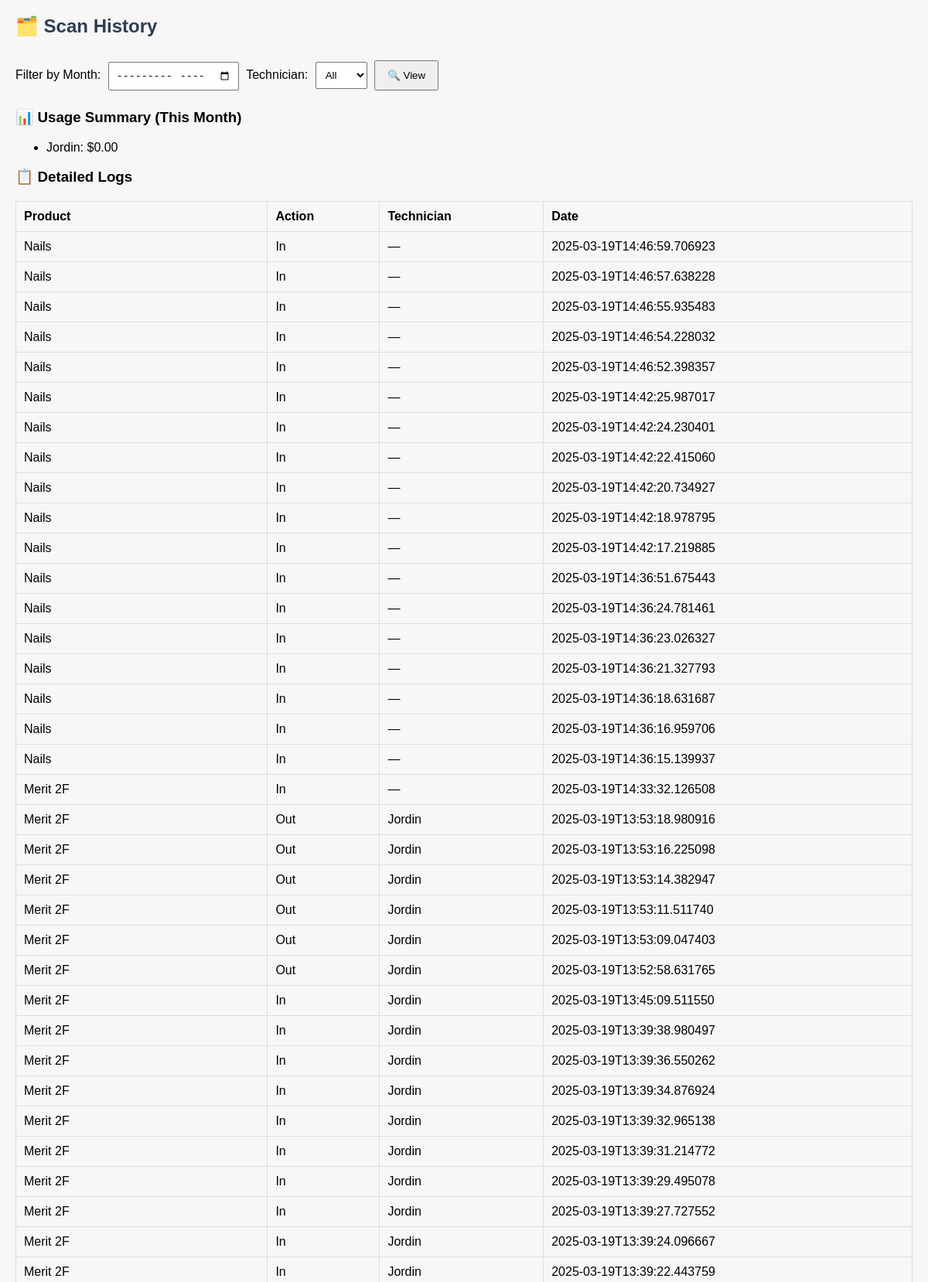
The app's page /history (upper part) with its own data.
### tables this page shows
CREATE TABLE scan_logs (
        id INTEGER PRIMARY KEY AUTOINCREMENT,
        product_id INTEGER,
        action TEXT,
        timestamp TEXT, technician TEXT,
        FOREIGN KEY(product_id) REFERENCES products(id)
    );

CREATE TABLE "products" (
        id INTEGER PRIMARY KEY AUTOINCREMENT,
        name TEXT NOT NULL,
        barcode TEXT NOT NULL,
        stock INTEGER DEFAULT 0,
        min_stock INTEGER DEFAULT 0,
        cost_per_unit REAL DEFAULT 0
    , siteone_sku TEXT);

### app.py (the view)
@app.route("/history")
def history():
    selected_month = request.args.get("month")
    selected_tech = request.args.get("technician")
    conn = sqlite3.connect(DB_PATH)
    c = conn.cursor()
    query = """
        SELECT p.name, s.action, s.timestamp, s.technician, p.cost_per_unit
        FROM scan_logs s
        JOIN products p ON s.product_id = p.id
        WHERE 1=1
    """
    params = []
    if selected_month:
        start_date = f"{selected_month}-01"
        end_date = f"{selected_month}-31"
        query += " AND s.timestamp BETWEEN ? AND ?"
        params += [start_date, end_date]
    if selected_tech:
        query += " AND s.technician = ?"
        params.append(selected_tech)
    query += " ORDER BY s.timestamp DESC"
    c.execute(query, params)
    logs = c.fetchall()
    summary_query = """
        SELECT s.technician, SUM(p.cost_per_unit) as total_cost
        FROM scan_logs s
        JOIN products p ON s.product_id = p.id
        WHERE s.action = 'out'
    """
    summary_params = []
    if selected_month:
        summary_query += " AND s.timestamp BETWEEN ? AND ?"
        summary_params += [start_date, end_date]
    if selected_tech:
        summary_query += " AND s.technician = ?"
        summary_params.append(selected_tech)
    summary_query += " GROUP BY s.technician"
    c.execute(summary_query, summary_params)
    summary = c.fetchall()
    conn.close()
    return render_template("history.html", logs=logs, summary=summary,
                           selected_month=selected_month,
                           selected_tech=selected_tech)

### templates/history.html (shortened to what this page needs)
<!DOCTYPE html>
<html lang="en">
<head>
  <link rel="stylesheet" href="/static/style.css">
</head>
<body>
  <h2>🗂️ Scan History</h2>
  <form method="get">
    <label for="month">Filter by Month:</label>
    <input type="month" id="month" name="month" value="{{ selected_month }}">
    <label for="technician">Technician:</label>
    <select name="technician" id="technician">
      <option value="">All</option>
    </select>
    <button type="submit">🔍 View</button>
  </form>
  <h3>📊 Usage Summary (This Month)</h3>
  <ul>
    {% for tech, cost in summary %}
      <li>{{ tech }}: ${{ "%.2f"|format(cost) }}</li>
    {% else %}
      <li>No usage data for selected period.</li>
    {% endfor %}
  </ul>
  <h3>📋 Detailed Logs</h3>
  <table>
    <tr>
      <th>Product</th>
      <th>Action</th>
      <th>Technician</th>
      <th>Date</th>
    </tr>
    {% for name, action, timestamp, technician, cost in logs %}
    <tr>
      <td>{{ name }}</td>
      <td>{{ action|capitalize }}</td>
      <td>{{ technician or "—" }}</td>
      <td>{{ timestamp }}</td>
    </tr>
    {% endfor %}
  </table>
  <br>
</body>
</html>

### static/style.css (style rules this page uses)
body { font-family: Arial, sans-serif; margin: 20px; background: #f7f7f7; }
h1, h2 { color: #2c3e50; }
table { width: 100%; border-collapse: collapse; margin-top: 20px; }
th, td { padding: 10px; border: 1px solid #ddd; text-align: left; }
button { padding: 10px 15px; margin-top: 10px; cursor: pointer; }
input, select { padding: 8px; margin: 5px; }

### records on screen
scan_logs: name "Nails", action "In", technician "—", timestamp "2025-03-19T14:46:59.706923"
scan_logs: name "Nails", action "In", technician "—", timestamp "2025-03-19T14:46:57.638228"
scan_logs: name "Nails", action "In", technician "—", timestamp "2025-03-19T14:46:55.935483"
scan_logs: name "Nails", action "In", technician "—", timestamp "2025-03-19T14:46:54.228032"
scan_logs: name "Nails", action "In", technician "—", timestamp "2025-03-19T14:46:52.398357"
scan_logs: name "Nails", action "In", technician "—", timestamp "2025-03-19T14:42:25.987017"
scan_logs: name "Nails", action "In", technician "—", timestamp "2025-03-19T14:42:24.230401"
scan_logs: name "Nails", action "In", technician "—", timestamp "2025-03-19T14:42:22.415060"
scan_logs: name "Nails", action "In", technician "—", timestamp "2025-03-19T14:42:20.734927"
scan_logs: name "Nails", action "In", technician "—", timestamp "2025-03-19T14:42:18.978795"
scan_logs: name "Nails", action "In", technician "—", timestamp "2025-03-19T14:42:17.219885"
scan_logs: name "Nails", action "In", technician "—", timestamp "2025-03-19T14:36:51.675443"
scan_logs: name "Nails", action "In", technician "—", timestamp "2025-03-19T14:36:24.781461"
scan_logs: name "Nails", action "In", technician "—", timestamp "2025-03-19T14:36:23.026327"
scan_logs: name "Nails", action "In", technician "—", timestamp "2025-03-19T14:36:21.327793"
scan_logs: name "Nails", action "In", technician "—", timestamp "2025-03-19T14:36:18.631687"
scan_logs: name "Nails", action "In", technician "—", timestamp "2025-03-19T14:36:16.959706"
scan_logs: name "Nails", action "In", technician "—", timestamp "2025-03-19T14:36:15.139937"
scan_logs: name "Merit 2F", action "In", technician "—", timestamp "2025-03-19T14:33:32.126508"
scan_logs: name "Merit 2F", action "Out", technician "Jordin", timestamp "2025-03-19T13:53:18.980916"
scan_logs: name "Merit 2F", action "Out", technician "Jordin", timestamp "2025-03-19T13:53:16.225098"
scan_logs: name "Merit 2F", action "Out", technician "Jordin", timestamp "2025-03-19T13:53:14.382947"
scan_logs: name "Merit 2F", action "Out", technician "Jordin", timestamp "2025-03-19T13:53:11.511740"
scan_logs: name "Merit 2F", action "Out", technician "Jordin", timestamp "2025-03-19T13:53:09.047403"
scan_logs: name "Merit 2F", action "Out", technician "Jordin", timestamp "2025-03-19T13:52:58.631765"
scan_logs: name "Merit 2F", action "In", technician "Jordin", timestamp "2025-03-19T13:45:09.511550"
scan_logs: name "Merit 2F", action "In", technician "Jordin", timestamp "2025-03-19T13:39:38.980497"
scan_logs: name "Merit 2F", action "In", technician "Jordin", timestamp "2025-03-19T13:39:36.550262"
scan_logs: name "Merit 2F", action "In", technician "Jordin", timestamp "2025-03-19T13:39:34.876924"
scan_logs: name "Merit 2F", action "In", technician "Jordin", timestamp "2025-03-19T13:39:32.965138"
scan_logs: name "Merit 2F", action "In", technician "Jordin", timestamp "2025-03-19T13:39:31.214772"
scan_logs: name "Merit 2F", action "In", technician "Jordin", timestamp "2025-03-19T13:39:29.495078"
scan_logs: name "Merit 2F", action "In", technician "Jordin", timestamp "2025-03-19T13:39:27.727552"
scan_logs: name "Merit 2F", action "In", technician "Jordin", timestamp "2025-03-19T13:39:24.096667"
scan_logs: name "Merit 2F", action "In", technician "Jordin", timestamp "2025-03-19T13:39:22.443759"

### other values on screen
{{ tech }} "Jordin"
{{ "%.2f"|format(cost) }} "0.00"
